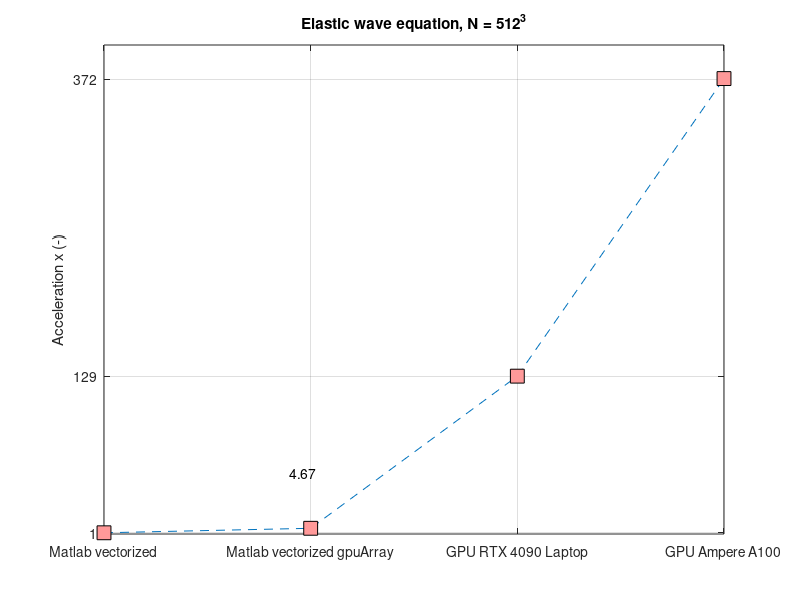

Write MATLAB code to recreate this figure.
% time for 1 iter  ; GB/s
GPUamp_MC = [0.0056 1525];
GPUamp_WE = [0.0244 791];

GPU_MC = [0.0162 529.3];
GPU_WE = [0.0704 274];

Matlab_MC = [1.044 8.22];
Matlab_WE = [9.09 2.126];

MatlabGPU_MC = [0.0386 222];
MatlabGPU_WE = [1.945 9.93];

C_MC = [10.17 0.844];
C_WE = [58.88 0.32];


%  plot memory copy
figure(1); clf;%C_MC(2)   'C++',
subplot(111); plot([Matlab_WE(2) MatlabGPU_WE(2) GPU_WE(2) GPUamp_WE(2)],'s--','MarkerSize',10,...
    'MarkerEdgeColor','black',...
    'MarkerFaceColor',[1 .6 .6] );
ylabel('MTP_{effective} (GB/s)','FontSize',11);
grid on;
xticks([1:4]);yticks([2.126   274 791]);
xticklabels({'Matlab vectorized ','Matlab vectorized gpuArray','GPU RTX 4090 Laptop','GPU Ampere A100'})
title('Elastic wave equation, N = 512^3')
text(1.9,90,'9.93')


subplot(111); plot(Matlab_WE(1)./[Matlab_WE(1) MatlabGPU_WE(1) GPU_WE(1) GPUamp_WE(1)],'s--','MarkerSize',10,...
    'MarkerEdgeColor','black',...
    'MarkerFaceColor',[1 .6 .6] );
ylabel('Acceleration x (-)','FontSize',11);
grid on;%ylim([1 200]);
yticks(fix( [Matlab_WE(1)./[Matlab_WE(1)   GPU_WE(1) GPUamp_WE(1)]] ));
xticks([1:4]);
xticklabels({'Matlab vectorized ','Matlab vectorized gpuArray','GPU RTX 4090 Laptop','GPU Ampere A100'})
title('Elastic wave equation, N = 512^3')
text(1.9,50,'4.67')
